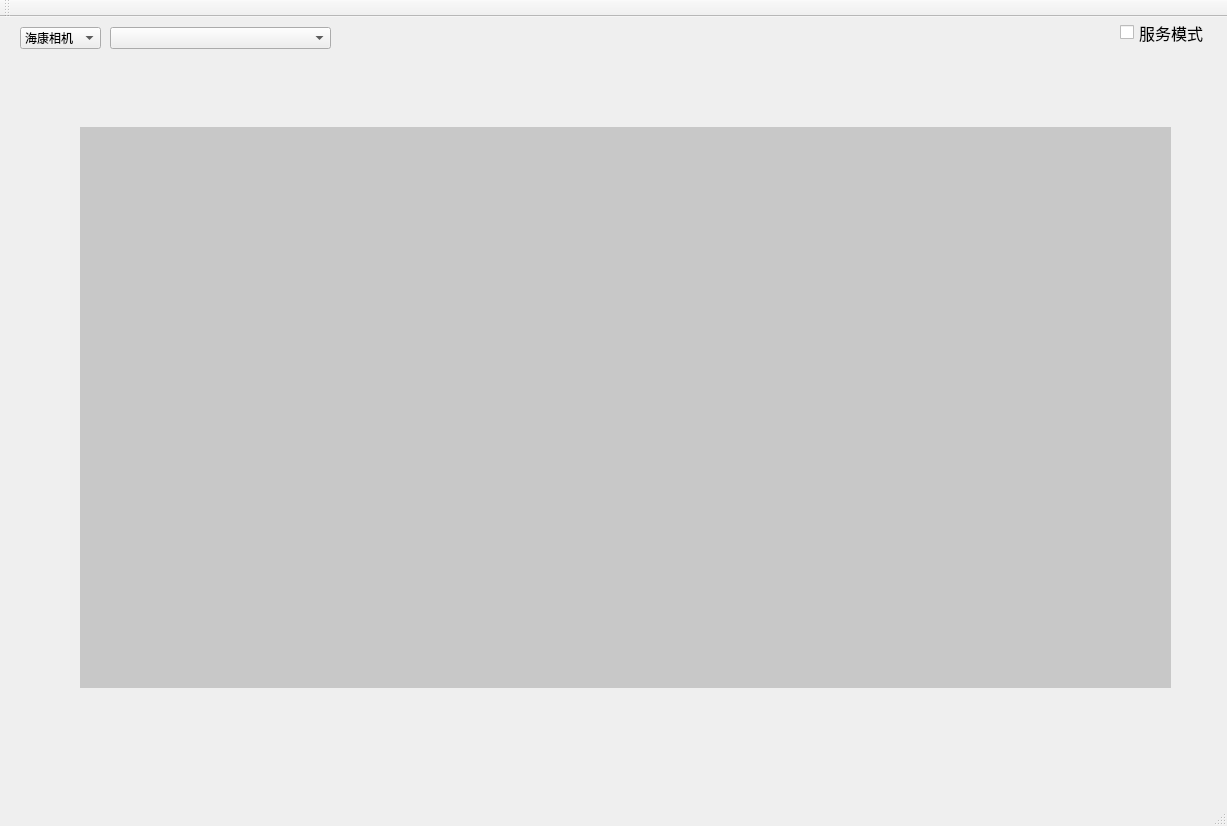
<?xml version="1.0" encoding="UTF-8"?>
<ui version="4.0">
 <class>MainWindow</class>
 <widget class="QMainWindow" name="MainWindow">
  <property name="enabled">
   <bool>true</bool>
  </property>
  <property name="geometry">
   <rect>
    <x>0</x>
    <y>0</y>
    <width>1227</width>
    <height>826</height>
   </rect>
  </property>
  <property name="windowTitle">
   <string>MainWindow</string>
  </property>
  <property name="autoFillBackground">
   <bool>false</bool>
  </property>
  <property name="toolButtonStyle">
   <enum>Qt::ToolButtonIconOnly</enum>
  </property>
  <property name="animated">
   <bool>true</bool>
  </property>
  <property name="documentMode">
   <bool>false</bool>
  </property>
  <property name="tabShape">
   <enum>QTabWidget::Rounded</enum>
  </property>
  <widget class="QWidget" name="centralWidget">
   <widget class="QLabel" name="label_img_one">
    <property name="geometry">
     <rect>
      <x>80</x>
      <y>110</y>
      <width>1091</width>
      <height>561</height>
     </rect>
    </property>
    <property name="styleSheet">
     <string notr="true">background-color: rgb(200, 200, 200);</string>
    </property>
    <property name="text">
     <string/>
    </property>
   </widget>
   <widget class="QCheckBox" name="checkBox">
    <property name="geometry">
     <rect>
      <x>1120</x>
      <y>0</y>
      <width>91</width>
      <height>31</height>
     </rect>
    </property>
    <property name="font">
     <font>
      <pointsize>12</pointsize>
     </font>
    </property>
    <property name="text">
     <string>服务模式</string>
    </property>
   </widget>
   <widget class="QLabel" name="label_info_one">
    <property name="geometry">
     <rect>
      <x>380</x>
      <y>680</y>
      <width>451</width>
      <height>71</height>
     </rect>
    </property>
    <property name="text">
     <string/>
    </property>
   </widget>
   <widget class="QComboBox" name="comboBox_enum_devices">
    <property name="geometry">
     <rect>
      <x>110</x>
      <y>10</y>
      <width>221</width>
      <height>22</height>
     </rect>
    </property>
   </widget>
   <widget class="QComboBox" name="comboBox_type">
    <property name="geometry">
     <rect>
      <x>20</x>
      <y>10</y>
      <width>81</width>
      <height>22</height>
     </rect>
    </property>
    <item>
     <property name="text">
      <string>海康相机</string>
     </property>
    </item>
    <item>
     <property name="text">
      <string>Basler相机</string>
     </property>
    </item>
   </widget>
  </widget>
  <widget class="QMenuBar" name="menuBar">
   <property name="geometry">
    <rect>
     <x>0</x>
     <y>0</y>
     <width>1227</width>
     <height>23</height>
    </rect>
   </property>
  </widget>
  <widget class="QToolBar" name="mainToolBar">
   <attribute name="toolBarArea">
    <enum>TopToolBarArea</enum>
   </attribute>
   <attribute name="toolBarBreak">
    <bool>false</bool>
   </attribute>
  </widget>
  <widget class="QStatusBar" name="statusBar"/>
 </widget>
 <layoutdefault spacing="6" margin="11"/>
 <resources/>
 <connections/>
</ui>
